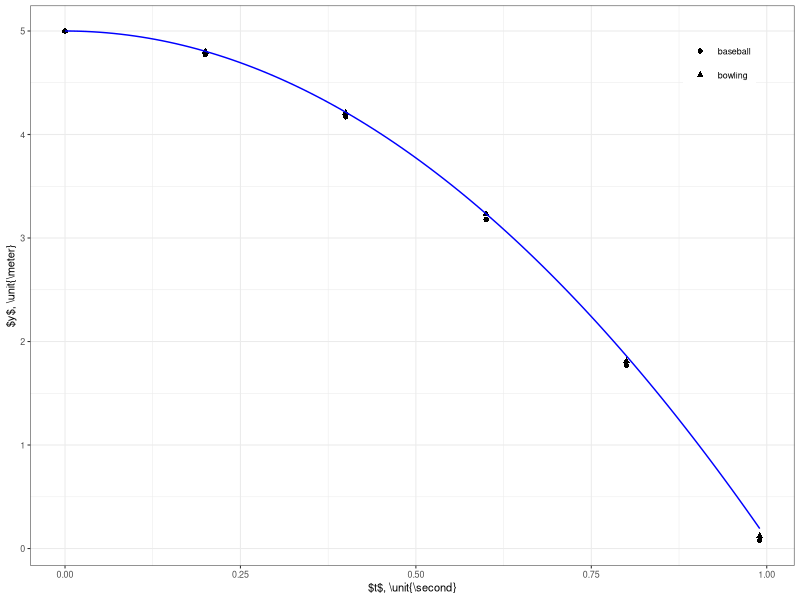
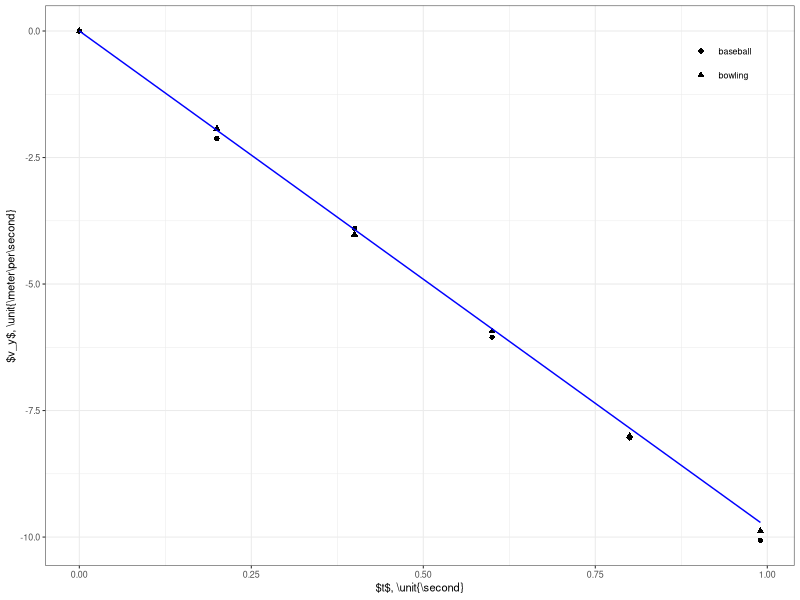

Write R code to recreate these figures, in order.
library(ggplot2)
library(dplyr)

raw <- read.csv('position.csv',header=TRUE)
data <- tibble(raw)


# make figure 1
ypred <- function(t){
  -0.5*9.81*t^2+5
}
fig1 <- ggplot(data) +
    geom_point(aes(x=t_s,y=y_m,shape=type))+
    geom_function(fun=ypred,color="blue")+
    xlab('$t$, \\unit{\\second}')+
    ylab('$y$, \\unit{\\meter}')+
    theme_bw(base_size=8)+
    theme(legend.position="inside",
	legend.position.inside=c(0.95,0.95),
	legend.justification.inside=c("right","top"),
	legend.title=element_blank())
ggsave('fig1.svg',plot=fig1,width=3.4167,height=2,units='in')



# make figure 2
vdata <- tibble(read.csv('velocity.csv',header=TRUE))
vpred <- function(t){
  -9.81*t
}
fig2 <- ggplot(vdata) +
    geom_point(aes(x=t_s,y=v_ms,shape=type))+
    geom_function(fun=vpred,color="blue")+
    xlab('$t$, \\unit{\\second}')+
    ylab('$v_y$, \\unit{\\meter\\per\\second}')+
    theme_bw(base_size=8)+
    theme(legend.position="inside",
	legend.position.inside=c(0.95,0.95),
	legend.justification.inside=c("right","top"),
	legend.title=element_blank())
ggsave('fig2.svg',plot=fig2,width=3.4167,height=2,units='in')


# estimate g from velocity data
model1 <- lm(v_ms~t_s+0,vdata)
model2 <- lm(v_ms~t_s,vdata)
print(anova(model1,model2))
print(model2)
print(summary(model2))


# ttest on times
tdata <- tibble(read.csv('times.csv',header=TRUE))
print(t.test(t_s~type,tdata))


    
